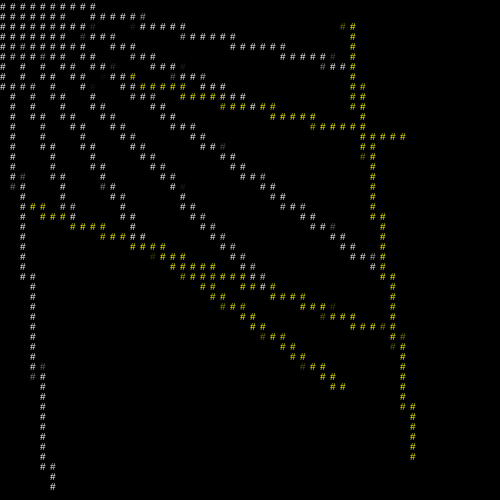
Frame 1 (no input)
Frame 60 (no input): identical to frame 1, image omitted
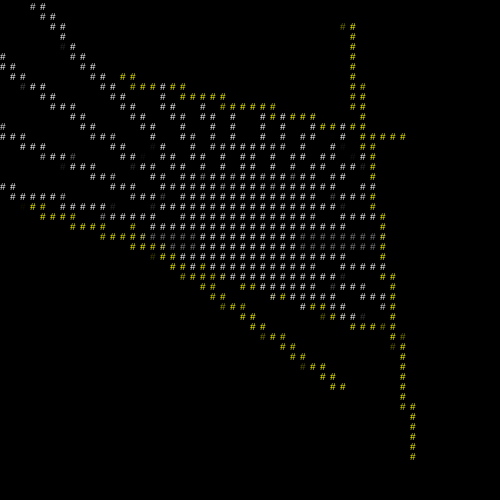
Frame 120 (the mouse pressed at the canvas centre since frame 60)

The p5.js sketch that drew these frames (run headless with seeded random() and noise() and a simulated clock; from frame 60 on, the mouse is pressed at the canvas centre):

// p5.js sketch
// ── sketch.js
let walls = [];
let particle;
let w = 500, h = 500;
let density = 10;
const shaderDensity = '# ';
let canvas;
let img;
let asciiBol = true;
function setup() {
  canvas = createCanvas(w, h);
  // pixelDensity(density)
  img = createImage(w, h);
  frameRate(30)
  walls = [];

  for (let i = 0; i < 5; i++) {
    walls.push(new Boundary(random(0, w), random(0, w), random(0, w), random(0, w)))
  }

  // wall on sides
  walls.push(new Boundary(-10, -10, -10, 510))
  walls.push(new Boundary(-10, 510, 510, 510))
  walls.push(new Boundary(510, 510, 510, -10))
  walls.push(new Boundary(510, -10, -10, -10))


  particle = new Particle();

  buttonToASCII = createButton('ASCII');
  buttonToASCII.mousePressed(toggleASCII);

  let div = createDiv();
  div.addClass('center');
  div.child(buttonToASCII)
}

function draw() {
  background(0);
  particle.update(mouseX, mouseY);
  for (const wall of walls) {
    wall.show()
  }

  particle.show();
  particle.look(walls)

  if (asciiBol) {
    toAscii()
  }
}

function toggleASCII() {
  asciiBol = !asciiBol
}

function toAscii() {
  let AsciiArray = []
  let c = get();
  image(c, 0, 0)

  let asciiW = w / density;
  let asciiH = h / density;
  loadPixels()
  // pixelDensity(density);
  for (let i = 0; i < asciiW; i++) {
    for (let j = 0; j < asciiH; j++) {
      const pixelIndex = (i * density + j * density * w) * 4;
      let r = 0;
      let b = 0;
      let g = 0;

      for (let i2 = 0; i2 < density; i2++) {
        for (let j2 = 0; j2 < density; j2++) {
          let index2 = 4 * ((j * density + j2) * w + (i * density + i2));

          if (pixels[index2] > r) r = pixels[index2]
          if (pixels[index2] > g) g = pixels[index2 + 1]
          if (pixels[index2] > b) b = pixels[index2 + 2]



        }
      }

      AsciiArray.push([r, g, b])
      // noStroke()


    }
  }
  // updatePixels()

  background(0)
  for (let i = 0; i < asciiW; i++) {
    for (let j = 0; j < asciiH; j++) {
      const r = AsciiArray[i * asciiW + j][0];
      const g = AsciiArray[i * asciiW + j][1];
      const b = AsciiArray[i * asciiW + j][2];

      noStroke()
      textSize(density);
      fill(r, g, b)
      text('#', i * density, j * density)
    }
  }
}
// ── boundary.js
class Boundary {
    constructor(x1, y1, x2, y2) {
        this.a = createVector(x1, y1);
        this.b = createVector(x2, y2);
    }

    show() {
        stroke(255, 255, 0);
        line(this.a.x, this.a.y, this.b.x, this.b.y);
    }
}
// ── particle.js
class Particle {
    constructor() {
        this.pos = createVector(width / 2, height / 2);
        this.rays = [];

        for (let a = 0; a < 360; a += 12) {
            this.rays.push(new Ray(this.pos, radians(a)))
        }
    }

    show() {
        fill(255);
        circle(this.pos.x, this.pos.y, 10);
    }

    update(x, y) {
        this.pos.set(x, y);
    }


    // looks if rays intersect a wall, checks if it's the closest and show le line
    look(walls) {
        for (let ray of this.rays) {
            let directRay = null;
            let record = Infinity;
            for (const wall of walls) {
                const pt = ray.cast(wall);

                if (pt) {
                    const d = p5.Vector.dist(this.pos, pt);
                    if (d < record) {
                        record = d;
                        directRay = pt;
                    }
                }
            }
            if (directRay) {
                stroke(255)
                line(this.pos.x, this.pos.y, directRay.x, directRay.y);

            }
        }
    }
}
// ── ray.js
class Ray {
    constructor(pos, angle) {
        this.pos = pos;
        this.dir = p5.Vector.fromAngle(angle);
    }

    show() {
        stroke(255);
    }

    setDir(x, y) {
        this.dir.x = x - this.pos.x;
        this.dir.y = y - this.pos.y;
        this.dir.normalize();
    }

    // line-line intersection check
    // formula in https://en.wikipedia.org/wiki/Line–line_intersection
    cast(boundary) {
        const x1 = boundary.a.x;
        const y1 = boundary.a.y;
        const x2 = boundary.b.x;
        const y2 = boundary.b.y;

        const x3 = this.pos.x;
        const y3 = this.pos.y;
        const x4 = this.pos.x + this.dir.x;
        const y4 = this.pos.y + this.dir.y;

        const denominator = (x1 - x2) * (y3 - y4) - (y1 - y2) * (x3 - x4)

        if (denominator == 0) return null

        const t = ((x1 - x3) * (y3 - y4) - (y1 - y3) * (x3 - x4)) / denominator;
        const u = -((x1 - x2) * (y1 - y3) - (y1 - y2) * (x1 - x3)) / denominator;

        if (t > 0 && t < 1 && u > 0) {
            const pt = createVector();
            pt.x = x1 + t * (x2 - x1);
            pt.y = y1 + t * (y2 - y1);
            return pt;
        } else return null
    }
}
// ── source.html
<!DOCTYPE html>
<html lang="en">
  <head>
    <meta charset="utf-8" />
    <meta name="viewport" content="width=device-width, initial-scale=1.0">

    <title>Raycasting</title>

    <link rel="stylesheet" type="text/css" href="style.css">
  </head>

  <body>
    <div class="container">
      <div>
        <h1><a href="index.html">Raycasting</a></h1>
        <a href="https://github.com/Nam-Hai/Raycasting" target="_blank" rel="noopener noreferrer">
          <img src="logo-github.svg" alt="github-link">
          <div class="gradient-content">
            <div class="gradient-item gradient1"></div>
            <div class="gradient-item gradient2"></div>
            <div class="gradient-item gradient3"></div>
            <div class="gradient-item gradient4"></div>
          </div>
        </a>
        
    </div>
    <ul>
        <li><a href="https://en.wikipedia.org/wiki/Line–line_intersection">Line-line intersection</a></li>
        <li><a href="https://www.redblobgames.com/articles/visibility/">2d Visibility
from Red Blob Games</a></li>
        <li><a href="https://www.youtube.com/watch?v=TOEi6T2mtHo&list=PLRqwX-V7Uu6ZiZxtDDRCi6uhfTH4FilpH&index=213">Coding Train</a></li>
    </ul>
    </div>
    
    <script src="sketch.js"></script>
  </body>
</html>

// ── style.css
html, body {
  margin: 0;
  padding: 0;
  font-family: 'Gill Sans', 'Gill Sans MT', Calibri, 'Trebuchet MS', sans-serif ;
}

canvas {
  display: block;
}

.container {
  width: 500px;
  margin: 0 auto;
}

h1 {
  display: inline-block;
}

main {
  width: 500px;
  margin: 3rem auto 1rem;
}

.container > div {
  display: flex;
  flex-direction: row;
  justify-content: space-between;
  align-items: center;
}

p{
  display: block;
  width: 500px;
  margin: 0 auto;
}

img{
  width: 35px;
  height: 35px;
}


img:hover ~ .gradient-content {
    opacity: 1;
}
.gradient-content {
    transform: rotate(-131deg);
}

.gradient-content {
    position: absolute;
    transform: rotate(25deg) translate(15px, -15px);
    filter: blur(7px);
    opacity: 0;
    transition-duration: 350ms;
    pointer-events: none;
}
.gradient-item {
    width: 6px;
    height: 38px;
    position: absolute;
}

.gradient1{
    background-color: greenyellow;
    transform: translate(0,-50%);
}
.gradient2{
    background-color: rgb(255, 241, 47);
    transform: translate(50%,-50%);

}
.gradient3{
    background-color: rgb(255, 158, 47);
    transform: translate(100%, -50%);

}
.gradient4{
    background-color: rgb(255, 0, 0);
    transform: translate(150%, -50%);

}

small{
  font-weight: 300;
  font-size: 0.9rem;
}

.center {
  width: 500px;
  display: block;
  margin: 1rem auto;
}
